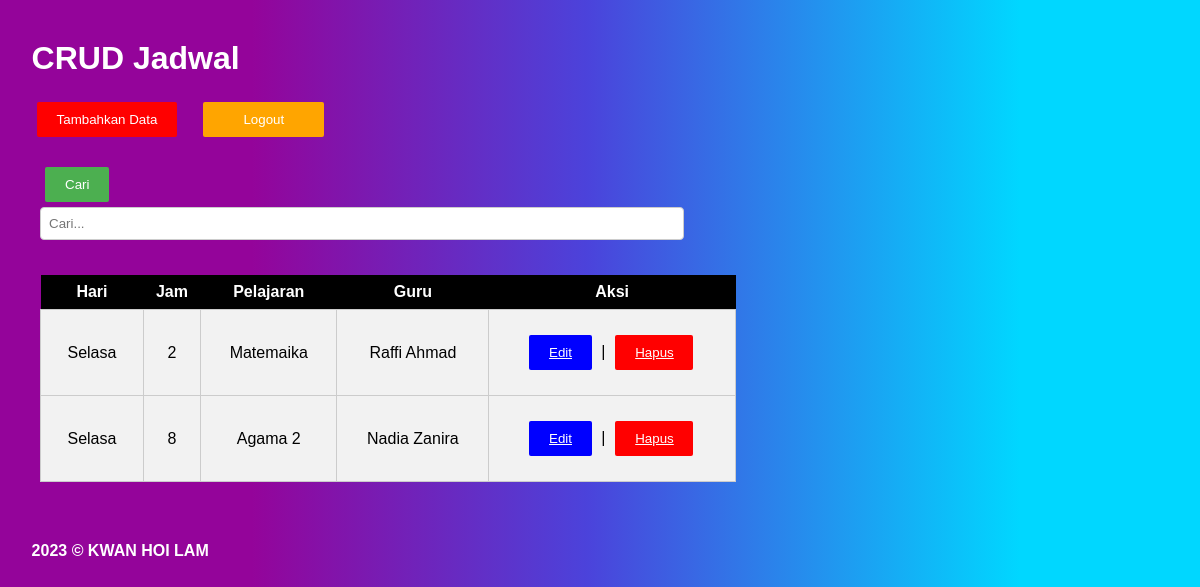
The page /index.php?cari=Selasa (signed in) on the database its author committed.
### tables this page shows
CREATE TABLE `jadwal` (
  `id` int(30) NOT NULL,
  `hari` varchar(31) NOT NULL,
  `jam` varchar(25) NOT NULL,
  `pelajaran` varchar(25) NOT NULL,
  `guru` varchar(25) NOT NULL
);

### index.php (the view, shortened to what this page needs)
<!DOCTYPE html>
<html>
<head>
    <link rel="stylesheet" href="style.css">
</head>
<body>
    <h1>CRUD Jadwal</h1>
    <a href="tambah.php"> <button type="submitt"> Tambahkan Data </button></a>
    <a href="logout.php"> <button type="logout"> Logout </button></a> <br>
    <form action="index.php" method="GET">
        <button type="submit">Cari </button>
        <input type="text" name="cari" id=cari placeholder="Cari...">
        <div class="table-container">
            <table>
                <tr>
                    <th>Hari</th>
                    <th>Jam</th>
                    <th>Pelajaran</th>
                    <th>Guru</th>
                    <th>Aksi</th>
                </tr>
                <?php
                include 'koneksi.php';
                if (isset($_GET['cari'])) {
                    $cari = $_GET['cari'];
                    $query = "SELECT * FROM jadwal WHERE hari LIKE '%$cari%' OR pelajaran LIKE '%$cari%' OR guru LIKE '%$cari%'";
                } else {
                    $query = "SELECT * FROM jadwal";
                }
                $result = mysqli_query($koneksi, $query);
                if (mysqli_num_rows($result) > 0) {
                    while ($row = mysqli_fetch_assoc($result)) {
                        echo "<tr>";
                        echo "<td>" . $row['hari'] . "</td>";
                        echo "<td>" . $row['jam'] . "</td>";
                        echo "<td>" . $row['pelajaran'] . "</td>";
                        echo "<td>" . $row['guru'] . "</td>";
                        echo "<td>";
                        echo "<button type='edit'> <a href='edit.php?id=" . $row['id'] . "'>Edit </button></a> | ";
                        echo "<button type='submitt'> <a href='hapus.php?id=" . $row['id'] . "'>Hapus </button> </a>";
                        echo "</td>";
                        echo "</tr>";
                    }
                } else {
                    echo "<tr><td colspan='6'>Data tidak ditemukan</td></tr>";
                }
                ?>
            </table>
        </div>
    </form>
    <h4> 2023 &copy KWAN HOI LAM </h4>
</body>
</html>

### style.css (style rules this page uses)
body { font-family: Arial, sans-serif; margin: 20px; background: rgb(148, 4, 154); background: linear-gradient( 90deg, rgba(148, 4, 154, 1) 21%, rgba(75, 67, 219, 1) 49%, rgba(0, 215, 255, 1) 85% ); }
a, h1, h4 { margin-bottom: 10px; color: white; margin-top: 40px; margin-left: 1%; }
table { width: 100%; }
body { font-family: Arial, sans-serif; margin: 20px; }
h1 { margin-bottom: 20px; }
form { width: 60%; padding: 20px; border-radius: 5px; }
form input[type="text"], form select { width: 90%; padding: 8px; margin-bottom: 15px; border: 1px solid #ccc; border-radius: 4px; }
button { background-color: #4caf50; color: white; padding: 10px 20px; margin: 5px; border: none; border-radius: 2px; cursor: pointer; }
button[type="submitt"] { background-color: red; color: white; padding: 10px 20px; border: none; border-radius: 2px; cursor: pointer; }
button[type="edit"] { background-color: blue; color: white; padding: 10px 20px; border: none; border-radius: 2px; cursor: pointer; }
button[type="logout"] { background-color: orange; color: white; padding: 10px 40px; cursor: pointer; }
.table-container { display: flex; justify-content: center; }
table { width: 100%; border-collapse: collapse; margin-top: 20px; text-align: center; }
th { background-color: black; color: white; padding: 8px; }
td { padding: 20px; border: 1px solid #ccc; background-color: #f2f2f2; }
tr:nth-child(odd) { background-color: #f2f2f2; }
form input[type="text"], cari { width: 90%; padding: 8px; margin-bottom: 15px; border: 1px solid #ccc; border-radius: 4px; }

### rows shown on the page
jadwal: hari "Selasa", jam "2", pelajaran "Matemaika", guru "Raffi Ahmad"
jadwal: hari "Selasa", jam "8", pelajaran "Agama 2", guru "Nadia Zanira"
